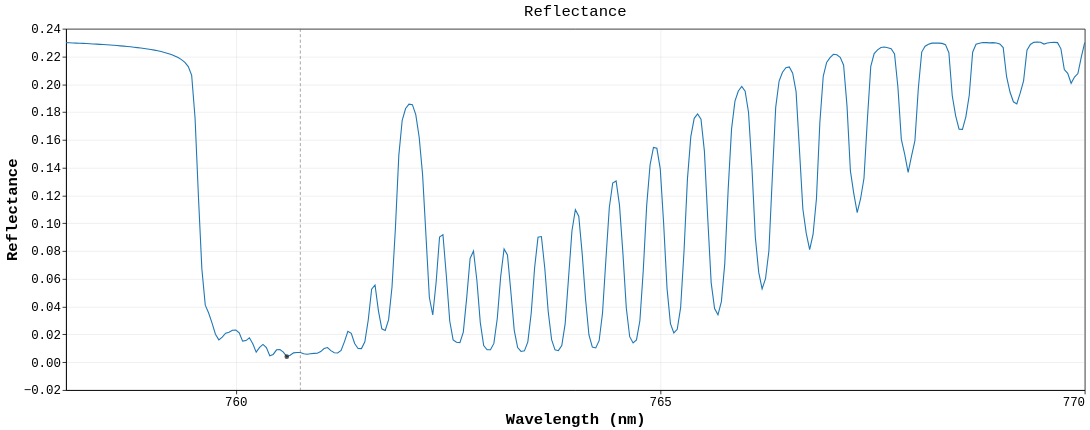

Notebook code for this chart:
### Markdown cell above
## Reflectance

### Code cell
reflectance_chart

### Figure 1 — Vega-Lite specification as saved in the notebook (floating-point values rounded to 4 significant figures; data arrays with more than 128 entries replaced by an {"elided": "..."} marker saying what was removed)
{"config": {"background": "white", "view": {"stroke": "black", "continuousWidth": 1311, "continuousHeight": 465}, "axis": {"domain": true, "domainColor": "black", "grid": true, "gridColor": "#b0b0b0", "gridOpacity": 0.25, "labelColor": "black", "labelFont": "Menlo, Monaco, Consolas, Liberation Mono, DejaVu Sans Mono, monospace", "labelFontSize": 16, "tickColor": "black", "titleColor": "black", "titleFont": "Menlo, Monaco, Consolas, Liberation Mono, DejaVu Sans Mono, monospace", "titleFontSize": 20}, "legend": {"labelColor": "black", "labelFont": "Menlo, Monaco, Consolas, Liberation Mono, DejaVu Sans Mono, monospace", "labelFontSize": 16, "labelLimit": 320, "orient": "bottom-left", "fillColor": "white", "strokeColor": "#cccccc", "padding": 8, "titleColor": "black", "titleFont": "Menlo, Monaco, Consolas, Liberation Mono, DejaVu Sans Mono, monospace", "titleFontSize": 16}, "line": {"strokeWidth": 1.4}, "point": {"size": 28}, "range": {"category": ["#1f77b4", "#ff7f0e", "#d62728"]}, "title": {"color": "black", "font": "Menlo, Monaco, Consolas, Liberation Mono, DejaVu Sans Mono, monospace", "fontSize": 20, "fontWeight": "normal", "anchor": "middle"}}, "layer": [{"data": {"name": "data-483ccd178de23f81dc7d16bb1715806d"}, "mark": {"type": "line", "color": "#1f77b4", "strokeWidth": 1.4}, "encoding": {"tooltip": [{"field": "wavelength_nm", "format": ".4f", "title": "Wavelength (nm)", "type": "quantitative"}, {"field": "reflectance", "format": ".8g", "title": "Reflectance", "type": "quantitative"}], "x": {"axis": {"tickMinStep": 5}, "field": "wavelength_nm", "scale": {"zero": false}, "title": "Wavelength (nm)", "type": "quantitative"}, "y": {"axis": {}, "field": "reflectance", "scale": {"domain": [-0.005017, 0.2395], "zero": false}, "title": "Reflectance", "type": "quantitative"}}}, {"data": {"name": "data-238348796e492216436abadd46c9b948"}, "mark": {"type": "rule", "color": "#737373", "strokeDash": [4, 3], "strokeWidth": 0.8}, "encoding": {"x": {"field": "wavelength_nm", "type": "quantitative"}}}, {"data": {"name": "data-fea4cf75b48b23c87d24baa90a875403"}, "mark": {"type": "point", "color": "#111111", "filled": true, "size": 35}, "encoding": {"tooltip": [{"field": "wavelength_nm", "format": ".4f", "title": "Minimum wavelength (nm)", "type": "quantitative"}, {"field": "reflectance", "format": ".8g", "title": "Minimum", "type": "quantitative"}], "x": {"field": "wavelength_nm", "type": "quantitative"}, "y": {"field": "reflectance", "type": "quantitative"}}}], "height": 465, "title": "Reflectance", "width": 1311, "$schema": "https://vega.github.io/schema/vega-lite/v6.4.1.json", "datasets": {"data-483ccd178de23f81dc7d16bb1715806d": {"elided": "301 records"}, "data-238348796e492216436abadd46c9b948": [{"wavelength_nm": 760.8}], "data-fea4cf75b48b23c87d24baa90a875403": [{"wavelength_nm": 760.6, "radiance": 313100000000.0, "irradiance": 487200000000000.0, "reflectance": 0.004038, "sun_normalized_radiance": 0.0006427}]}}
